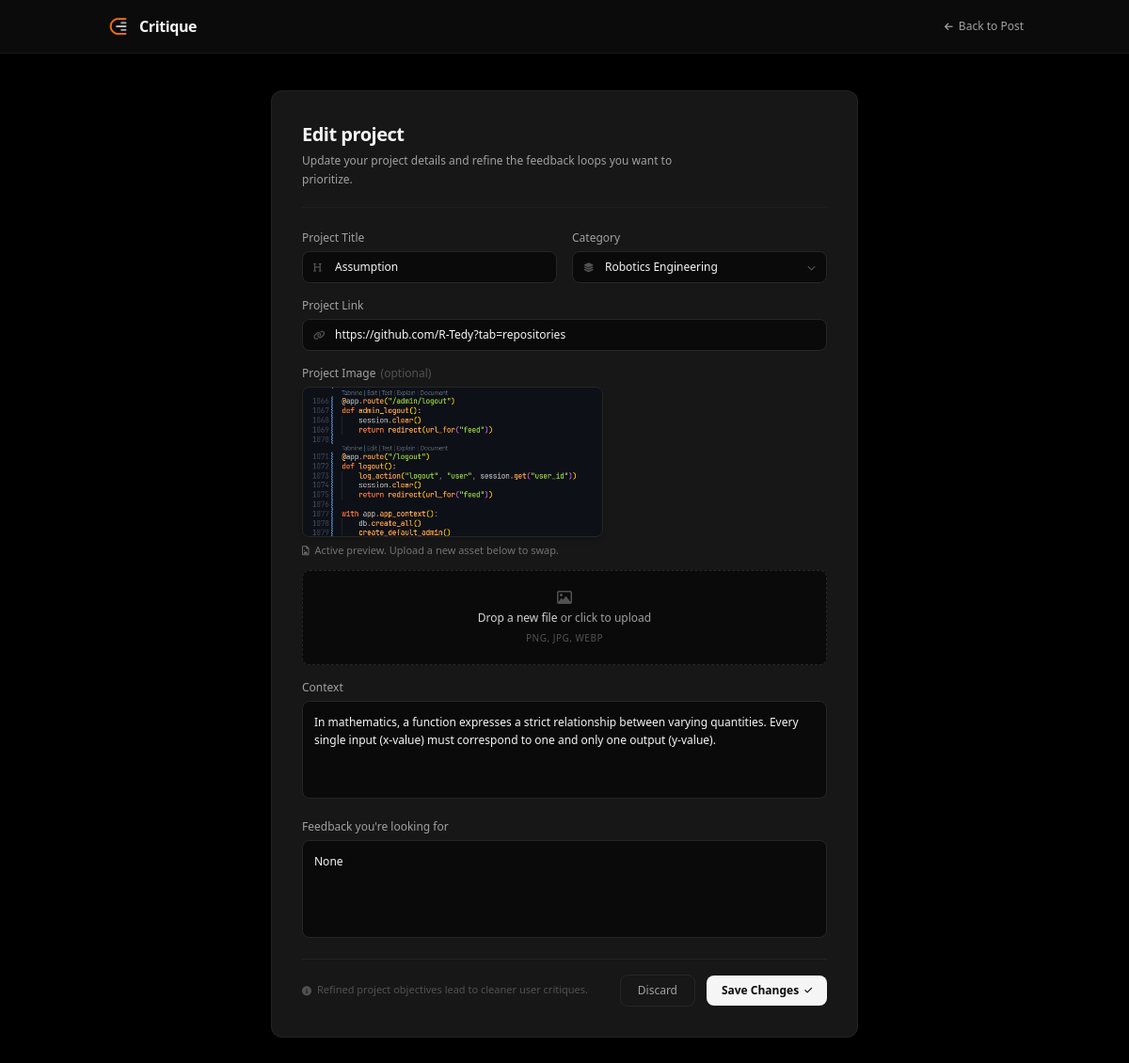
The app's page /edit-post/15 (signed in) with its own data.
### models.py (models this page shows)
class Post(db.Model):
    __tablename__ = "post"
    id = db.Column(db.Integer, primary_key=True)
    title = db.Column(db.String(200), nullable=False)
    link = db.Column(db.String(500), nullable=True)
    context = db.Column(db.Text)
    feedback = db.Column(db.Text)
    image_path = db.Column(db.String(255), nullable=True)
    version_number = db.Column(db.Integer, default=1, nullable=True)
    created_at = db.Column(db.DateTime, default=datetime.utcnow)
    is_locked = db.Column(db.Boolean, default=False)
    vote_count = db.Column(db.Integer, nullable=True, default=0)
    user_id = db.Column(db.Integer, db.ForeignKey("user.id"), nullable=False)
    project_id = db.Column(db.Integer, db.ForeignKey("project.id"), nullable=True)
    category_id = db.Column(db.Integer, db.ForeignKey("category.id"))
    reports = db.Column(db.Integer, default=0)
    user = db.relationship("User", back_populates="posts")
    project = db.relationship("Project", back_populates="posts")
    critiques = db.relationship(
        "Critique",
        backref="post",
        lazy=True,
        cascade="all, delete-orphan"
    )
    vote = db.relationship("Vote", back_populates="post", cascade="all, delete-orphan")

### app.py (the view, shortened to what this page needs)
@app.route("/edit-post/<int:post_id>", methods=["GET", "POST"])
def edit_post(post_id):
    post = Post.query.get_or_404(post_id)
    if "user_id" not in session or session["user_id"] != post.user_id:
        flash("You do not have permission to edit this post.", "error")
        return redirect(url_for("feed"))
    return render_template("edit_post.html", post=post, categories=Category.query.all())

### app.py (called while the page is built)
@app.before_request
def update_last_seen():
    user_id = session.get("user_id")
    if not user_id:
        return
    user = User.query.get(user_id)
    if not user:
        return
    now = datetime.utcnow()
    if not user.last_seen or user.last_seen < now - LAST_SEEN_THROTTLE:
        user.last_seen = now
        db.session.commit()

@app.context_processor
def inject_user():
    return {
        "is_logged_in": "user_id" in session,
        "is_admin": session.get("is_admin", False)
    }

### templates/edit_post.html (shortened to what this page needs)
<!doctype html>
<html lang="en">
  <head>
    <link rel="stylesheet" href="{{ url_for('static', filename='output.css') }}" />
    <link rel="stylesheet" href="https://cdnjs.cloudflare.com/ajax/libs/font-awesome/6.4.0/css/all.min.css" />
  </head>
  <body class="bg-neutral-950 text-neutral-100 antialiased min-h-screen">
    <header class="bg-neutral-900/50 backdrop-blur-md border-b border-neutral-800/60 fixed inset-x-0 top-0 z-50">
      <div class="max-w-5xl mx-auto h-14 px-4 sm:px-6 flex items-center justify-between">
        <a href="{{ url_for('feed') }}"
           class="inline-flex items-center gap-2 hover:opacity-90 transition-opacity">
          <img
            src="{{ url_for('static', filename='images/logo.png') }}"
            alt="Critique"
            class="h-7 w-auto"
          >
          <span class="text-base font-extrabold text-neutral-100 tracking-tight">
            Critique
          </span>
        </a>
        <a href="{{ url_for('view_post', post_id=post.id) }}" class="text-xs text-neutral-400 hover:text-neutral-200 transition-colors inline-flex items-center gap-1.5 font-medium group">
          <i class="fa-solid fa-arrow-left text-[10px] transform group-hover:-translate-x-0.5 transition-transform"></i>
          <span>Back to Post</span>
        </a>
      </div>
    </header>
    <main class="max-w-2xl mx-auto px-4 sm:px-6 pt-24 pb-20">
      <section class="bg-neutral-900 border border-neutral-800/80 rounded-xl p-6 sm:p-8 shadow-2xl">
        <header class="mb-6 border-b border-neutral-800/60 pb-5">
          <h1 class="text-xl font-bold tracking-tight text-neutral-100">
            Edit project
          </h1>
          <p class="mt-1 text-xs text-neutral-400 max-w-prose leading-relaxed">
            Update your project details and refine the feedback loops you want to prioritize.
          </p>
        </header>
        <form
          method="POST"
          action="{{ url_for('edit_post', post_id=post.id) }}"
          enctype="multipart/form-data"
          class="space-y-4"
        >
          <div class="grid grid-cols-1 sm:grid-cols-2 gap-4">
            <div>
              <label class="block text-xs font-medium text-neutral-400 mb-1.5">
                Project Title
              </label>
              <div class="relative">
                <input
                  type="text"
                  name="title"
                  value="{{ post.title }}"
                  required
                  placeholder="e.g., Early-stage SaaS landing page"
                  class="w-full bg-neutral-950 border border-neutral-800 rounded-lg pl-8.5 pr-3 py-2 text-xs text-neutral-100 placeholder-neutral-600 focus:outline-none focus:border-neutral-700 transition"
                />
                <div class="absolute inset-y-0 left-3 flex items-center pointer-events-none">
                </div>
              </div>
            </div>
            <div>
              <label class="block text-xs font-medium text-neutral-400 mb-1.5">
                Category
              </label>
              <div class="relative">
                <select
                  name="category"
                  required
                  class="w-full bg-neutral-950 border border-neutral-800 rounded-lg pl-8.5 pr-8 py-2 text-xs text-neutral-100 appearance-none focus:outline-none focus:border-neutral-700 transition cursor-pointer"
                >
                  {% for category in categories %}
                    {% if category.id == post.category_id %}
                      <option value="{{ category.id }}" selected>{{ category.name }}</option>
                    {% else %}
                      <option value="{{ category.id }}">{{ category.name }}</option>
                    {% endif %}
                  {% endfor %}
                </select>
                <div class="absolute inset-y-0 left-3 flex items-center pointer-events-none">
                </div>
                <div class="absolute inset-y-0 right-3 flex items-center pointer-events-none text-neutral-600">
                </div>
              </div>
            </div>
          </div>
          <div>
            <label class="block text-xs font-medium text-neutral-400 mb-1.5">
              Project Link
            </label>
            <div class="relative">
              <input
                type="url"
                name="link"
                value="{{ post.link }}"
                placeholder="https://yourdesign.com or github.com/username/repo"
                class="w-full bg-neutral-950 border border-neutral-800 rounded-lg pl-8.5 pr-3 py-2 text-xs text-neutral-100 placeholder-neutral-600 focus:outline-none focus:border-neutral-700 transition"
              />
              <div class="absolute inset-y-0 left-3 flex items-center pointer-events-none">
              </div>
            </div>
          </div>
          <div>
            <label class="block text-xs font-medium text-neutral-400 mb-1.5">
              Project Image <span class="text-neutral-600 font-normal ml-0.5">(optional)</span>
            </label>
            {% if post.image_path %}
              <div class="mb-3 relative group max-w-xs">
                <img
                  src="{{ url_for('static', filename=post.image_path) }}"
                  alt="Current project image"
                  class="max-h-40 object-cover w-full rounded-lg border border-neutral-800 shadow-md"
                />
                <div class="mt-1.5 flex items-center gap-1.5 text-[11px] text-neutral-500">
                  <i class="fa-regular fa-file-image text-[10px]"></i>
                  <span>Active preview. Upload a new asset below to swap.</span>
                </div>
              </div>
            {% endif %}
            <label
              class="flex flex-col items-center justify-center gap-1.5 rounded-lg border border-dashed border-neutral-800 bg-neutral-950 px-4 py-5 text-center cursor-pointer hover:border-neutral-700 hover:bg-neutral-900/40 transition group"
            >
              <i class="fa-regular fa-image text-neutral-600 text-base group-hover:text-neutral-400 transition-colors"></i>
              <div class="text-xs text-neutral-400">
                <span class="font-medium text-neutral-300 group-hover:text-neutral-200">Drop a new file</span> or click to upload
              </div>
              <span class="text-[10px] text-neutral-600 tracking-wider uppercase">PNG, JPG, WEBP</span>
            </label>
          </div>
          <div>
            <label class="block text-xs font-medium text-neutral-400 mb-1.5">
              Context
            </label>
            <textarea
              name="context"
              rows="4"
              required
              placeholder="What is this project? Who is it for? What stage is it in?"
              class="w-full bg-neutral-950 border border-neutral-800 rounded-lg p-3 text-xs text-neutral-100 placeholder-neutral-600 resize-none focus:outline-none focus:border-neutral-700 transition leading-relaxed"
            >{{ post.context }}</textarea>
          </div>
          <div>
            <label class="block text-xs font-medium text-neutral-400 mb-1.5">
              Feedback you're looking for
            </label>
            <textarea
              name="feedback"
              rows="4"
              required
              placeholder="Clarity of value proposition, design consistency, user flows…"
              class="w-full bg-neutral-950 border border-neutral-800 rounded-lg p-3 text-xs text-neutral-100 placeholder-neutral-600 resize-none focus:outline-none focus:border-neutral-700 transition leading-relaxed"
            >{{ post.feedback }}</textarea>
          </div>
          <div class="pt-4 border-t border-neutral-800/80 flex flex-col sm:flex-row sm:items-center sm:justify-between gap-4">
            <p class="text-[11px] text-neutral-600 flex items-center gap-1.5">
              <i class="fa-solid fa-circle-info text-[10px]"></i>
              <span>Refined project objectives lead to cleaner user critiques.</span>
            </p>
            <div class="flex items-center justify-end gap-3 shrink-0">
              <a
                href="{{ url_for('view_post', post_id=post.id) }}"
                class="px-4 py-2 rounded-lg border border-neutral-800 text-xs font-medium text-neutral-400 hover:text-neutral-200 hover:border-neutral-700 hover:bg-neutral-900/50 transition-all text-center min-w-[80px]"
              >
                Discard
              </a>
              <button
                type="submit"
                class="px-4 py-2 rounded-lg bg-neutral-100 hover:bg-neutral-200 text-neutral-950 text-xs font-semibold transition-all shadow-sm flex items-center justify-center gap-1.5 min-w-[120px]"
              >
                <span>Save Changes</span>
                <i class="fa-solid fa-check text-[9px]"></i>
              </button>
            </div>
          </div>
        </form>
      </section>
    </main>
  </body>
</html>

### records on screen
Post: title "Assumption", link "https://github.com/R-Tedy?tab=repositories", image_path (picture), context "In mathematics, a function expresses a strict relationship between varying quantities. Every single input (x-value) must correspond to one and only one output (y-value).", feedback "None"

### other values on screen
form field category "Robotics Engineering"
